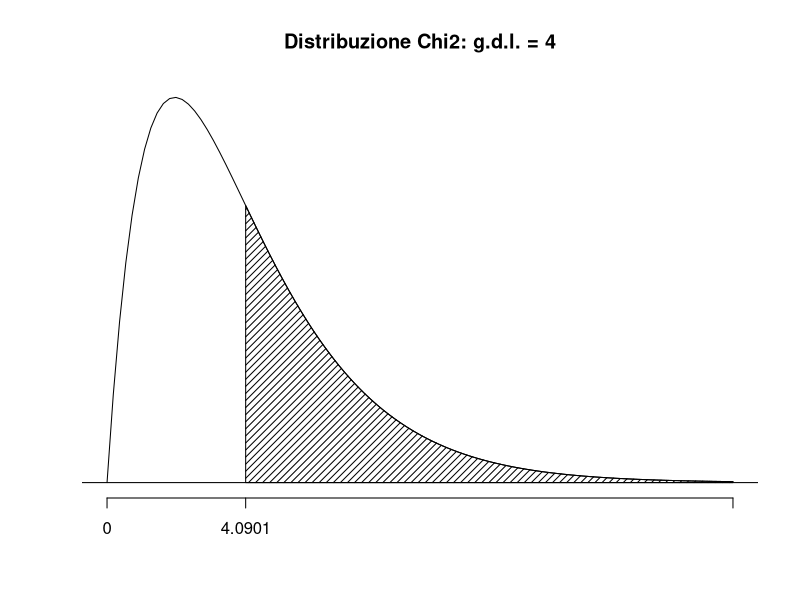
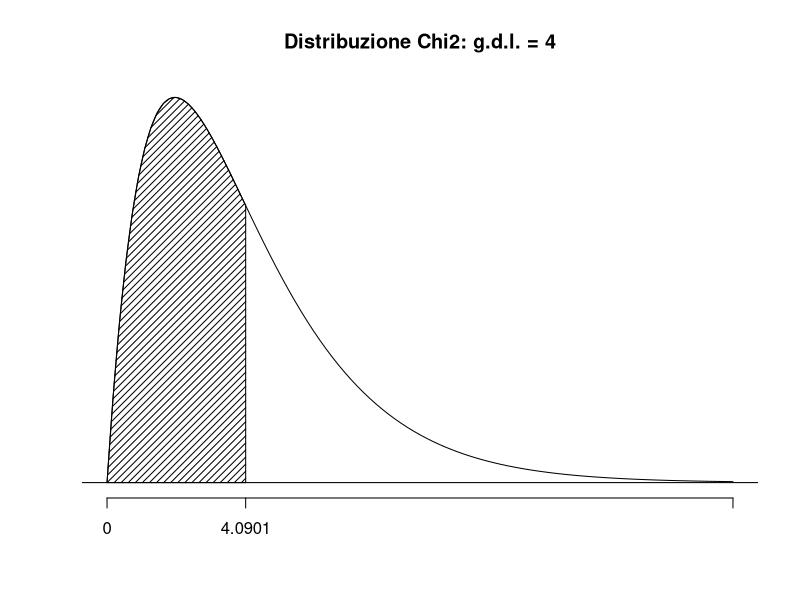

Write R code to recreate these figures, in order.
############################################################
############################################################
# Distribuzione di densità Chi quadrato
# Integrali su intervalli di quantili
############################################################
############################################################

# Integrale parte DX #######################################


disegnaChiQDX <- function(limIX,limSX,gdl,quantX) {
  
  curve(dchisq(x,df=gdl),limIX,limSX,axes=F,xlab="",ylab="",main= paste("Distribuzione Chi2: g.d.l. = ", gdl,sep = ""))
  
  abline(h=0)
  
  axis(1,c(limIX,quantX,limSX),c("0",quantX,""))
  
  vals <- seq(quantX,limSX,length=100)
  x <- c(quantX,vals,limSX,quantX)
  y <- c(0,dchisq(vals,df=gdl),0,0)
  polygon(x,y,density=20,angle=45)
  
}


# Integrale parte SX #######################################

disegnaChiQSX <- function(limIX,limSX,gdl,quantX) {
  
  curve(dchisq(x,df=gdl),limIX,limSX,axes=F,xlab="",ylab="",main= paste("Distribuzione Chi2: g.d.l. = ", gdl,sep = ""))
  
  abline(h=0)
  
  axis(1,c(limIX,quantX,limSX),c("0",quantX,""))
  
  vals <- seq(limIX,quantX,length=100)
  x <- c(limIX,vals,quantX,limIX)
  y <- c(0,dchisq(vals,df=gdl),0,0)
  polygon(x,y,density=20,angle=45)
  
}


###########################################################
# Esempi 

GDL <- 4
limInfX <- 0
limSupX <- qchisq(0.999,GDL)
quantileX <- 4.0901

disegnaChiQDX(limInfX,limSupX,GDL,quantileX)
disegnaChiQSX(limInfX,limSupX,GDL,quantileX)


###########################################################

